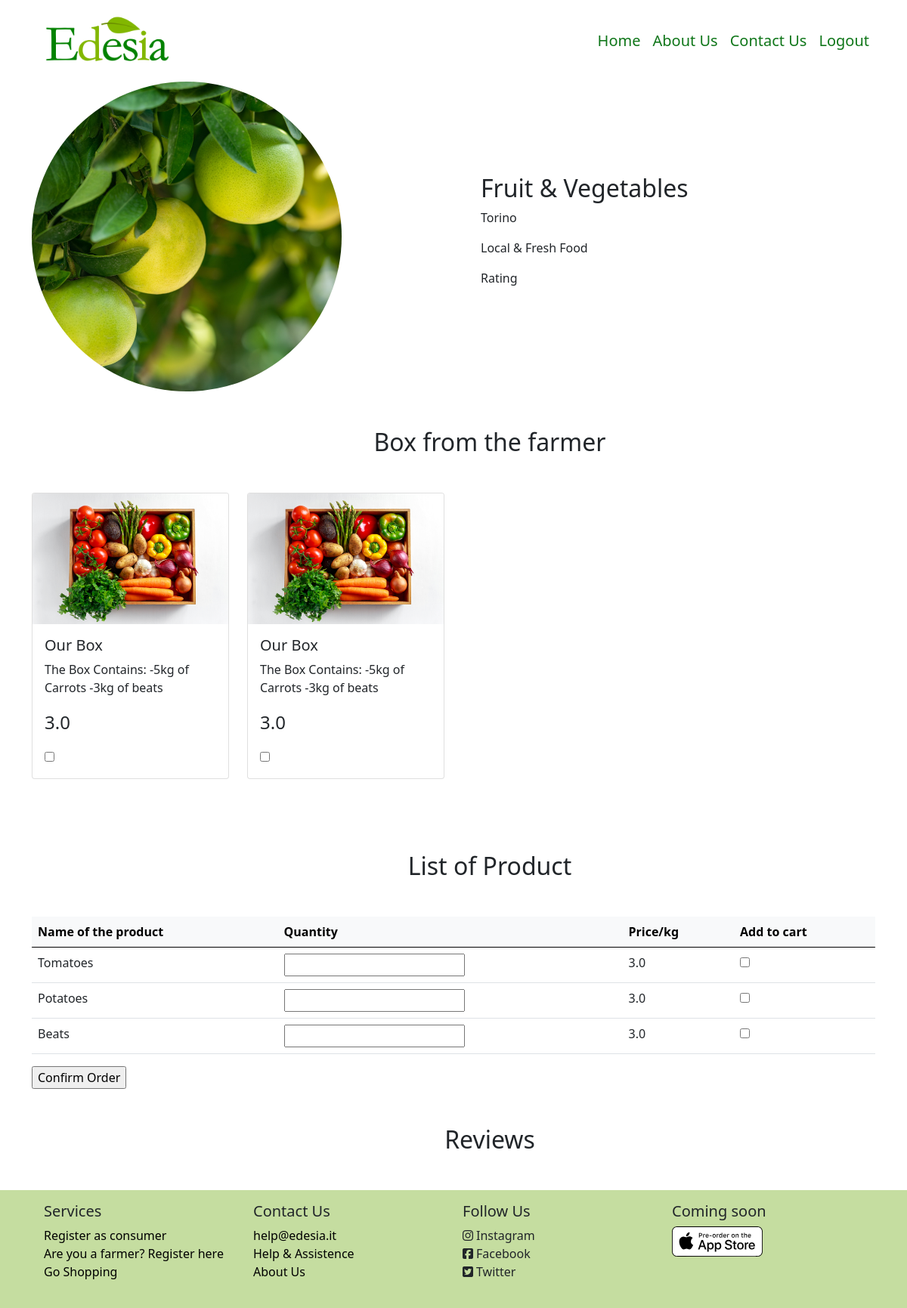
The app's page /farmer_store/2 (signed in) with its own data.
### model.py (models this page shows, shortened)
class Supplier (db.Model):
    id = db.Column(db.Integer, db.ForeignKey('user.id'), primary_key=True)
    supplier_name = db.Column(db.String(50), nullable=False)
    supplier_address = db.Column(db.String(50), nullable=False)
    supplier_phone = db.Column(db.String(12), nullable=False)
    piva = db.Column(db.String(25), nullable=False)
    description = db.Column(db.String(500), nullable=True)
    __mapper_args__ = {
        'polymorphic_identity': 'supplier',
    }

class Product (db.Model):
    id = db.Column(db.Integer, primary_key=True)
    box = db.Column(db.Boolean)
    supplier_id = db.Column(db.Integer, db.ForeignKey('supplier.id'))
    name = db.Column(db.String, nullable=False)
    price = db.Column(db.Float, nullable=False)
    quantity = db.Column(db.Float, nullable=False)
    description = db.Column(db.Text)

### app.py (the view)
@app.route('/farmer_store/<int:id>', methods=['GET', 'POST'])
def farmer_store(id):
    supplier = Supplier.query.filter_by(id=id).first()
    products = Product.query.filter_by(supplier_id=id, box=False).all()
    boxes = Product.query.filter_by(supplier_id=id, box=True).all()
    min_entries = len(products)+len(boxes)
    class LocalForm(OrderForm):pass
    LocalForm.order = FieldList(FormField(OrderEntryForm), min_entries=min_entries)
    form=LocalForm()
    return render_template("Pages/farmer_store.html", supplier=supplier, products=products, boxes=boxes, form=form)

### app.py
    class LocalForm(OrderForm):pass

### form.py
class OrderEntryForm(FlaskForm):
    name = StringField()
    quantity = FloatField('Quantity')
    price = FloatField()
    to_order = BooleanField('Add Product')
    box=BooleanField()

### model.py (called while the page is built)
@login_manager.user_loader
def load_user(user_id):
    return User.query.get(int(user_id))

### templates/Pages/farmer_store.html (shortened to what this page needs)
{% extends 'Components/base.html' %}
{% block body %}
    <div class="container-lg">
        <div class="row row-cols-lg-2">
            <div class="col-lg">
                <img src="/static/images/fahd-khan-mrFdBdTlElk-unsplash.jpg" class="img-fluid rounded-circle w-75">
            </div>
            <div class="col-lg m-auto">
                <div class="container-fluid">
                    <h2>{{ supplier.supplier_name }}</h2>
                    <p>{{ supplier.supplier_address }}</p>
                    <p style="text-align: justify">{{ supplier.description }}</p>
                    <p>Rating</p>
                </div>
            </div>
        </div>
    </div>
    <div class="container-lg">
        <div class="container-fluid m-5">
            <h2 class="text-center">Box from the farmer</h2>
        </div>
        <form action="{{ url_for('order_func', id = supplier.id) }}" method="post">
            <div class="row row-cols-md-4">
                {% for i in range(boxes|length) %}
                    <div class="col-md">
                        <div class="card mb-5">
                            <img src="/static/images/box.png" class="card-img-top">
                            <div class="card-body">
                                <h5 class="card-title">{{ boxes[i].name }}</h5>
                                <p class="card-text">{{ boxes[i].description }}</p>
                                <p class="card-text fs-4">{{ boxes[i].price }}</p>
                                 <td>{{ form.order[i].box }}</td>
                            </div>
                        </div>
                    </div>
                {% endfor %}
            </div>
            <div class="container-fluid m-5">
                <h2 class="text-center">List of Product</h2>
            </div>
            <div class="table-responsive-lg">
                <table class="table table-hover">
                    <thead class="table-light">
                    <tr>
                        <th scope="col">Name of the product</th>
                        <th scope="col">Quantity</th>
                        <th scope="col">Price/kg</th>
                        <th scope="col">Add to cart</th>
                    </tr>
                    </thead>
                    <tbody>
                    {% for i in range(products|length) %}
                        <tr>
                            <td scope="row">{{ products[i].name }}</td>
                            <td>{{ form.order[i].quantity }}</td>
                            <td>{{ products[i].price }}</td>
                            <td>{{ form.order[i].to_order }}</td>
                        </tr>
                    {% endfor %}
                    </tbody>
                </table>
            </div>
            {{ form.submit }}
        </form>
        <div class="container-fluid m-5">
            <h2 class="text-center">Reviews</h2>
        </div>
    </div>
{% endblock %}

### templates/Components/base.html (shortened to what this page needs)
<!DOCTYPE html>
<html lang="en">
<head>
    {% block head %}
        <link href="/static/personal.css" rel="stylesheet">
        <link href="/static/bootstrap/css/bootstrap.css" rel="stylesheet">
    {% endblock %}
</head>
<body>
{% block navbar %}
    <nav class="navbar navbar-expand-lg">
        <div class="container-lg">
            <a class="navbar-brand" href="{{ url_for('homepage') }}">
                <img src="/static/images/logo_no_slogan.png" class="img-fluid ratio-21x9" width="200">
            </a>
            <div class="navbar-nav fs-5" id="navbarItem">
                <a class="nav-link"  href="{{ url_for('homepage') }}">Home</a>
                <a class="nav-link" href="{{ url_for('about_us') }}">About Us</a>
                <a class="nav-link" href="{{ url_for('contact_us') }}">Contact Us</a>
                {% if current_user.is_authenticated %}
                    <a class="nav-link" href="{{ url_for('logout') }}">Logout</a>
                {% else %}
                    <a class="nav-link" href="{{ url_for('registration', type_user='general') }}">Registration</a>
                    <a class="nav-link" href="{{ url_for('login') }}">Login</a>
                {% endif %}
            </div>
        </div>
    </nav>
{% endblock %}
{% block body %}
{% endblock %}
{% block footer %}
    <div class="container-fluid" style="background-color: #C5DDA0">
        <div class="container-lg" id="footer">
            <div class="row row-cols-md-4 p-3">
                <div class="col-md pb-1 m-auto navbar-light">
                    <h5>Services</h5>
                    <ul class="list-unstyled">
                        <li><a>Register as consumer</a></li>
                        <li><a >Are you a farmer? Register here</a></li>
                        <li><a href="#search">Go Shopping</a></li>
                    </ul>
                </div>
                 <div class="col-md pb-1 m-auto">
                    <h5>Contact Us</h5>
                    <ul class="list-unstyled">
                        <li><a href="mailto:help@edesia.it">help@edesia.it</a></li>
                        <li><a >Help & Assistence</a></li>
                        <li><a href="{{ url_for('about_us') }}">About Us</a></li>
                    </ul>
                </div>
                 <div class="col-md pb-1 m-auto">
                     <h5>Follow Us</h5>
                     <ul class="list-unstyled">
                         <li><i class="fab fa-instagram pe-1"></i>Instagram</li>
                         <li><i class="fab fa-facebook-square pe-1"></i>Facebook</li>
                         <li><i class="fab fa-twitter-square pe-1"></i>Twitter</li>
                     </ul>
                </div>
                 <div class="col-md pb-1">
                     <h5>Coming soon</h5>
                     <img src="/static/images/homepage/coming_soon_apple.svg" class="img-fluid">
                </div>
            </div>
        </div>
    </div>
{% endblock %}
</body>
</html>

### static/personal.css (style rules this page uses)
.nav-link { color: #0F7619; }
#footer a { text-decoration: none; color: black; }

### records on screen
Supplier: supplier_name "Fruit & Vegetables", supplier_address "Torino", description "Local & Fresh Food"
Product: name "Our Box", description "The Box Contains: -5kg of Carrots -3kg of beats", price "3.0"
Product: name "Our Box", description "The Box Contains: -5kg of Carrots -3kg of beats", price "3.0"
Product: name "Tomatoes", price "3.0"
Product: name "Potatoes", price "3.0"
Product: name "Beats", price "3.0"
